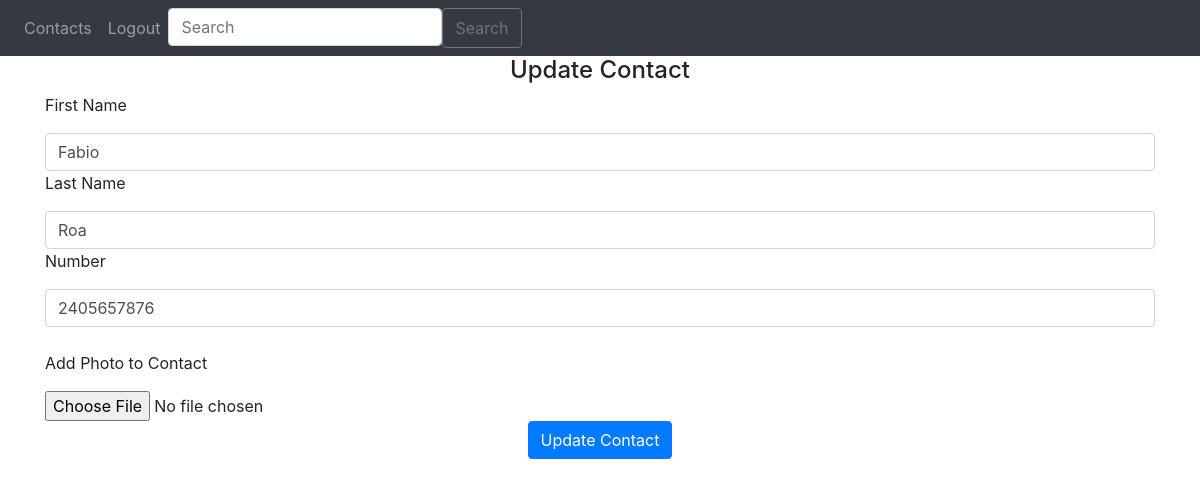
Screenshot of /update/2 (signed in) with the database file from the repository.
### Website/models.py (models this page shows)
class Contact(db.Model):
    id = db.Column(db.Integer, primary_key=True)
    first_name = db.Column(db.String(150))
    last_name = db.Column(db.String(150))
    number = db.Column(db.String(150))
    photo = db.Column(db.String(150))
    date = db.Column(db.DateTime(timezone=True), default=func.now())
    user_id = db.Column(db.Integer, db.ForeignKey("user.id"))

### Website/views.py (the view)
@views.route("/update/<int:id>", methods=["GET", "POST"])
def update(id):
    form = SearchForm()
    contact = Contact.query.get(id)
    if request.method == "POST":
        contact.first_name = request.form.get("first_name")
        contact.last_name = request.form.get("last_name")
        contact.number = request.form.get("number")
        contact.photo = request.form.get("photo")
        print("First Name:", contact.first_name)
        print("Last Name:", contact.last_name)
        try:
            db.session.commit()
            return redirect("/")
        except:
            return "There was a problem updating"
    else:
        return render_template("update.html", contact=contact, user=current_user, form = form)

### Website/webforms.py
class SearchForm(FlaskForm):
    searched = StringField("Searched", validators=[DataRequired()])
    submit = SubmitField("Submit")

### Website/__init__.py (called while the page is built)
def create_app():
    app = Flask(__name__)
    app.config['SECRET_KEY'] = 'fhdgwefgifuejukf'
    app.config['SQLALCHEMY_DATABASE_URI'] = f'sqlite:///{DB_NAME}'
    db.init_app(app)
    from .views import views
    from .auth import auth
    app.register_blueprint(views, url_prefix='/')
    app.register_blueprint(auth, url_prefix='/')
    from .models import User, Contact
    create_database(app)
    login_manager = LoginManager()
    login_manager.login_view = 'auth.login'
    login_manager.init_app(app)
    @login_manager.user_loader
    def load_user(id):
        return User.query.get(int(id))
    return app

### Website/views.py (called while the page is built)
@views.context_processor
def inject_user():
    return dict(user=current_user)

### Website/templates/update.html (shortened to what this page needs)
{% extends "base.html" %}
{% block content %}
    <h4 align="center">Update Contact</h4>
    <form action="/update/{{ contact.id }}" method="POST">
        <p>First Name</p>
        <input name="first_name" id="first_name" class="form-control" value="{{ contact.first_name }}">
        <p>Last Name</p>
        <input name="last_name" id="last_name" class="form-control" value="{{ contact.last_name }}">
        <p>Number</p>
        <input name="number" id="number" class="form-control" value="{{ contact.number }}">
        <br>
        <p>Add Photo to Contact</p>
        <input type="file" id="contact_photo" name="contact_photo" accept="image/png, image/jpeg" />
        <br/>
        <div align="center">
            <button type="submit" class="btn btn-primary">Update Contact</button>
        </div>
        <br>
    </form>
{% endblock %}

### rows the page displays
Contact: first_name "Fabio", last_name "Roa", number "2405657876"
